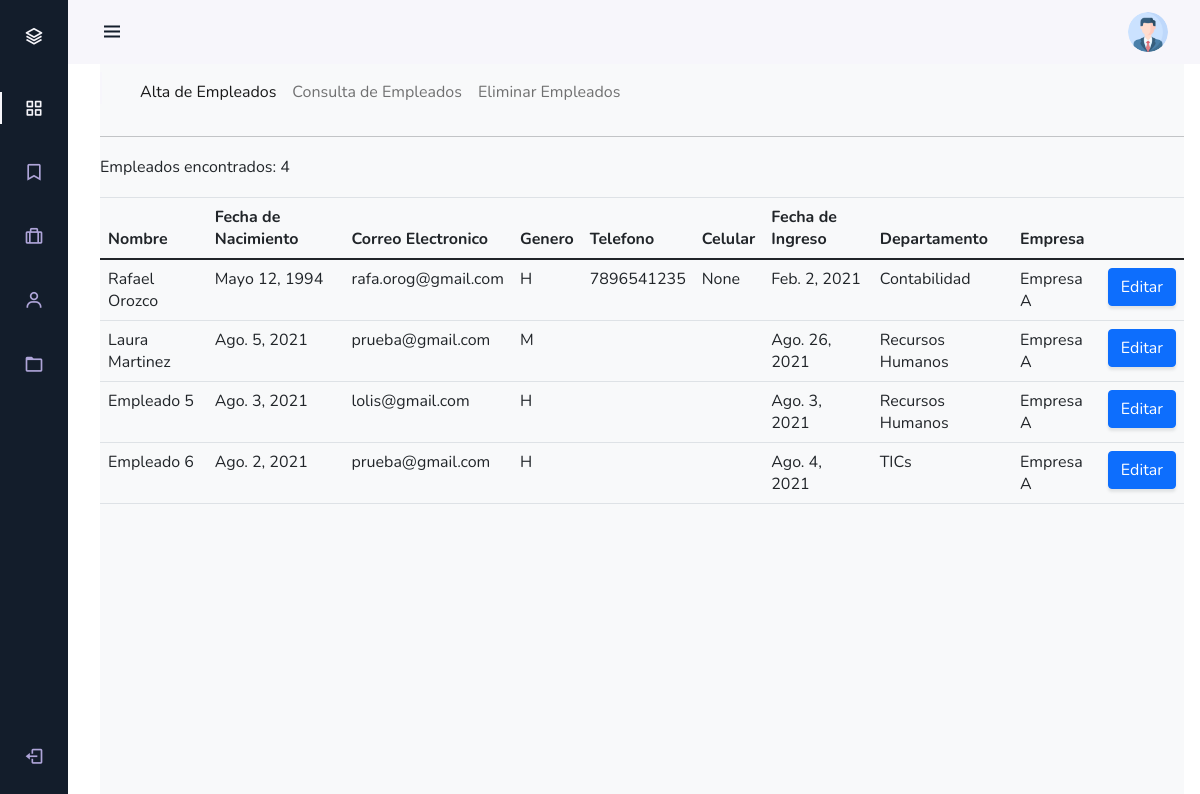
The app's page /gestionEmpleados/buscar/ with its own data.
### gestionEmpleados/models.py (models this page shows, shortened)
class Empleado(models.Model):
    nombre=models.CharField(max_length=50)
    fechanac=models.DateField(verbose_name="Fecha de Nacimiento")
    email=models.EmailField()
    genero=models.CharField(max_length=5, blank=True,null=True)
    telefono=models.CharField(max_length=10,blank=True,null=True)
    cel=models.CharField(max_length=10,blank=True,null=True)
    fechaing=models.DateField(verbose_name="Fecha de Ingreso")
    depto=models.ForeignKey(Departamento, on_delete=models.CASCADE)

class  Departamento(models.Model):
    nombre=models.CharField(max_length=50)
    emp=models.ForeignKey(Empresa,on_delete=models.CASCADE)
    def __str__(self):
        return self.nombre

class Empresa(models.Model):
    nombre=models.CharField(max_length=50)
    contacto=models.CharField(max_length=50, blank=True,null=True)
    telefono=models.CharField(max_length=10, blank=True,null=True)
    direccion=models.CharField(max_length=10, blank=True,null=True)
    def __str__(self):
        return self.nombre

### gestionEmpleados/views.py (the view)
# urls.py: path('buscar/', views.buscar, name="Buscar"),
def buscar(request):
    lista = Empleado.objects.all()
    return render(request,"resultados_busqueda.html",{"articulos":lista})

### gestionEmpleados/Templates/resultados_busqueda.html (shortened to what this page needs)
{% extends "empleados.html" %}
{% load static %}
{% block content %}
    <div>
    <nav class="navbar navbar-expand-lg navbar-light bg-light">
          <div class="collapse navbar-collapse" id="navbarSupportedContent">
              <ul class="navbar-nav mr-auto">
                  <li class="nav-item active">
                    <a class="nav-link" href="{% url 'Registrar' %}">Alta de Empleados </a>
                  </li>
                  <li class="nav-item">
                    <a class="nav-link" href="{% url 'Buscar' %}" >Consulta de Empleados</a>
                  </li>
                  <li class="nav-item">
                    <a class="nav-link" href="{% url 'Eliminar' %}">Eliminar Empleados</a>
                  </li>
              </ul>
          </div>
          </nav>
          <hr>
      {% if articulos%}
      <p>Empleados encontrados: {{articulos|length}}</p>
      <table class="table">
        <thead>
          <tr>
            <th>Nombre</th>
            <th>Fecha de Nacimiento</th>
            <th>Correo Electronico</th>
            <th>Genero</th>
            <th>Telefono</th>
            <th>Celular</th>
            <th>Fecha de Ingreso</th>
            <th>Departamento</th>
            <th>Empresa</th>
            <th></th>
          </tr>
        </thead>
        <tbody>
          {% for articulo in articulos%}
          <tr>
            <td>{{articulo.nombre}}</td>
            <td>{{articulo.fechanac}}</td>
            <td>{{articulo.email}}</td>
            <td>{{articulo.genero}}</td>
            <td>{{articulo.telefono}}</td>
            <td>{{articulo.cel}}</td>
            <td>{{articulo.fechaing}}</td>
            <td>{{articulo.depto}}</td>
            <td>{{articulo.depto.emp}}</td>
            <td><a href="{% url 'Editar' articulo.id %}" class="btn btn-primary">Editar</a></td>
          </tr>
          {% endfor %}
        </tbody>
      </table>
      {% endif%}
    </div>
 {% endblock %}

### gestionEmpleados/Templates/empleados.html (shortened to what this page needs)
{% extends "base.html" %}
{% load static %}

### gestionEmpleados/Templates/base.html (shortened to what this page needs)
<html lang="es">
  <head>
    {% load static %}
    <link
      href="{% static 'gestionEmpleados/vendor/bootstrap/css/bootstrap.min.css' %}"
      rel="stylesheet"
    />
    <link
      href="https://cdn.jsdelivr.net/npm/bootstrap@5.0.0-beta1/dist/css/bootstrap.min.css"
      rel="stylesheet"
    />
    <link
      href="https://cdn.jsdelivr.net/npm/boxicons@latest/css/boxicons.min.css"
      rel="stylesheet"
    />
    <link
      href="{% static 'gestionEmpleados/css/gestion.css' %}"
      rel="stylesheet"
    />
    <link
      href="{% static 'gestionEmpleados/css/menu.css' %}"
      rel="stylesheet"
    />
    <link href= "http://ajax.googleapis.com/ajax/libs/jqueryui/1.8.16/themes/ui-lightness/jquery-ui.css"     rel="stylesheet" type="text/css" />
  </head>
  <body>
    <div id="body-pd">
    <header class="header" id="header">
        <div class="header_toggle"> <i class='bx bx-menu' id="header-toggle"></i> </div>
        <div class="header_img"> <img src="{% static 'gestionEmpleados/img/profile.png' %}"  alt=""> </div>
    </header>
    <div class="l-navbar" id="nav-bar">
        <nav class="nav">
            <div> <a href="{% url 'Home' %}" class="nav_logo"> <i class='bx bx-layer nav_logo-icon'></i> <span class="nav_logo-name">Gestión</span> </a>
                <div class="nav_list">
                    <a href="{% url 'Home' %}" class="nav_link active"> <i class='bx bx-grid-alt nav_icon'></i> <span class="nav_name">Home</span> </a>
                    <a href="{% url 'Empresas' %}" class="nav_link"><i class='bx bx-bookmark nav_icon'></i><span class="nav_name">Empresas</span></a>
                    <a href="{% url 'Departamentos' %}" class="nav_link"> <i class='bx bx-briefcase-alt nav_icon'></i> <span class="nav_name">Departamentos</span> </a>
                    <a href="{% url 'Empleados' %}" class="nav_link"> <i class='bx  bx-user nav_icon'></i> <span class="nav_name">Empleados</span> </a>
                    <a href="{% url 'Reportes' %}" class="nav_link"> <i class='bx bx-folder nav_icon'></i> <span class="nav_name">Reportes</span> </a>
                </div>
            </div> <a href="{% url 'logout' %}" class="nav_link"> <i class='bx bx-log-out nav_icon'></i> <span class="nav_name">SignOut</span> </a>
        </nav>
    </div>
    <div class="height-100 bg-light">
        {% block content %}
        {% endblock %}
    </div>
    </div>
  </body>
</html>

### gestionEmpleados/static/gestionEmpleados/css/gestion.css (style rules this page uses)
body { font-family: 'Lora'; background-attachment: fixed; background-position: center; background-size: cover; }
p { line-height: 1.75; }
.btn { box-shadow: 0px 3px 3px 0px rgba(33, 37, 41, 0.1); }

### gestionEmpleados/static/gestionEmpleados/css/menu.css (style rules this page uses)
:root { --header-height: 3rem; --nav-width: 68px; --first-color: #131d2b; --first-color-light: #AFA5D9; --white-color: #F7F6FB; --body-font: 'Nunito', sans-serif; --normal-font-size: 1rem; --z-fixed: 100 }
body { position: relative; margin: var(--header-height) 0 0 0; padding: 0 1rem; font-family: var(--body-font); font-size: var(--normal-font-size); transition: .5s }
a { text-decoration: none }
.header { width: 100%; height: var(--header-height); position: fixed; top: 0; left: 0; display: flex; align-items: center; justify-content: space-between; padding: 0 1rem; background-color: var(--white-color); z-index: var(--z-fixed); transition: .5s }
.header_toggle { color: var(--first-color); font-size: 1.5rem; cursor: pointer }
.header_img { width: 35px; height: 35px; display: flex; justify-content: center; border-radius: 50%; overflow: hidden }
.header_img img { width: 40px }
.l-navbar { position: fixed; top: 0; left: -30%; width: var(--nav-width); height: 100vh; background-color: var(--first-color); padding: .5rem 1rem 0 0; transition: .5s; z-index: var(--z-fixed) }
.nav { height: 100%; display: flex; flex-direction: column; justify-content: space-between; overflow: hidden }
.nav_logo, .nav_link { display: grid; grid-template-columns: max-content max-content; align-items: center; column-gap: 1rem; padding: .5rem 0 .5rem 1.5rem }
.nav_logo { margin-bottom: 2rem }
.nav_logo-icon { font-size: 1.25rem; color: var(--white-color) }
.nav_link { position: relative; color: var(--first-color-light); margin-bottom: 1.5rem; transition: .3s }
.nav_icon { font-size: 1.25rem }
.active { color: var(--white-color) }
.active::before { content: ''; position: absolute; left: 0; width: 2px; height: 32px; background-color: var(--white-color) }
.height-100 { height: 100vh }
@media screen and (min-width: 768px) { body { margin: calc(var(--header-height) + 1rem) 0 0 0; padding-left: calc(var(--nav-width) + 2rem) } }
@media screen and (min-width: 768px) { .header { height: calc(var(--header-height) + 1rem); padding: 0 2rem 0 calc(var(--nav-width) + 2rem) } }
@media screen and (min-width: 768px) { .header_img { width: 40px; height: 40px } }
@media screen and (min-width: 768px) { .header_img img { width: 45px } }
@media screen and (min-width: 768px) { .l-navbar { left: 0; padding: 1rem 1rem 0 0 } }

### records on screen
Empleado: nombre "Rafael Orozco", fechanac "Mayo 12, 1994", email "rafa.orog@gmail.com", genero "H", telefono "7896541235", cel "None", fechaing "Feb. 2, 2021", depto "Contabilidad", depto.emp "Empresa A"
Empleado: nombre "Laura Martinez", fechanac "Ago. 5, 2021", email "prueba@gmail.com", genero "M", fechaing "Ago. 26, 2021", depto "Recursos Humanos", depto.emp "Empresa A"
Empleado: nombre "Empleado 5", fechanac "Ago. 3, 2021", email "lolis@gmail.com", genero "H", fechaing "Ago. 3, 2021", depto "Recursos Humanos", depto.emp "Empresa A"
Empleado: nombre "Empleado 6", fechanac "Ago. 2, 2021", email "prueba@gmail.com", genero "H", fechaing "Ago. 4, 2021", depto "TICs", depto.emp "Empresa A"

### other values on screen
{{ articulos|length }} "4"
